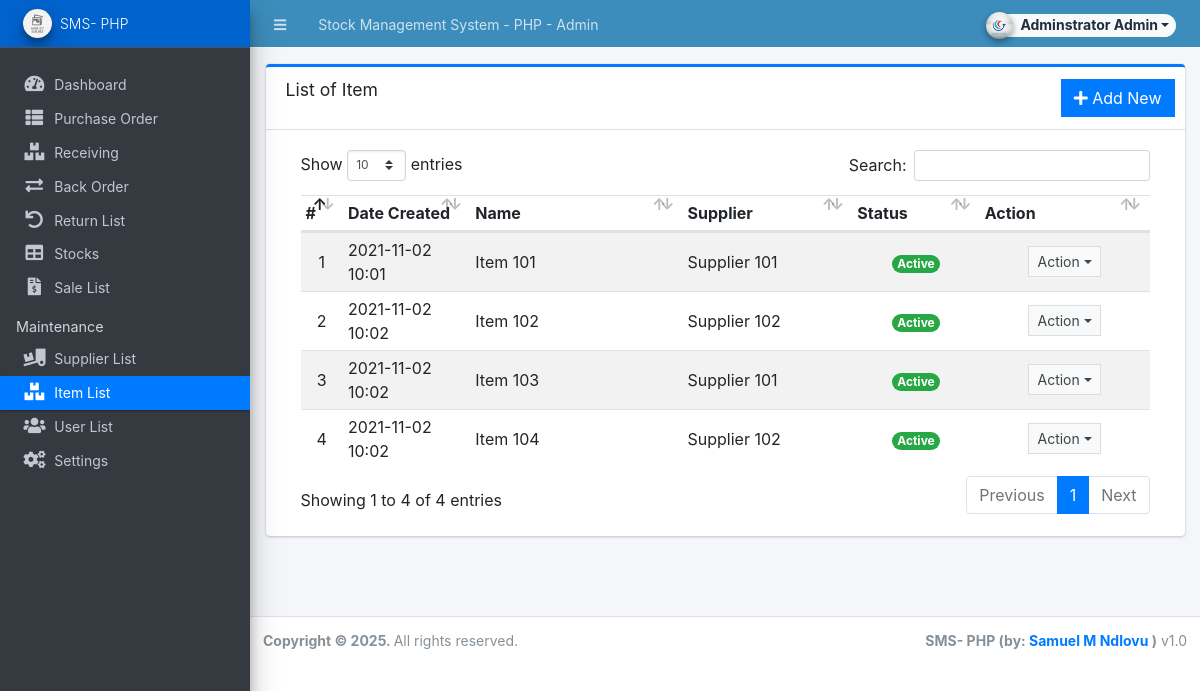
Page /admin/?page=maintenance/item (signed in) on the earlier database version.
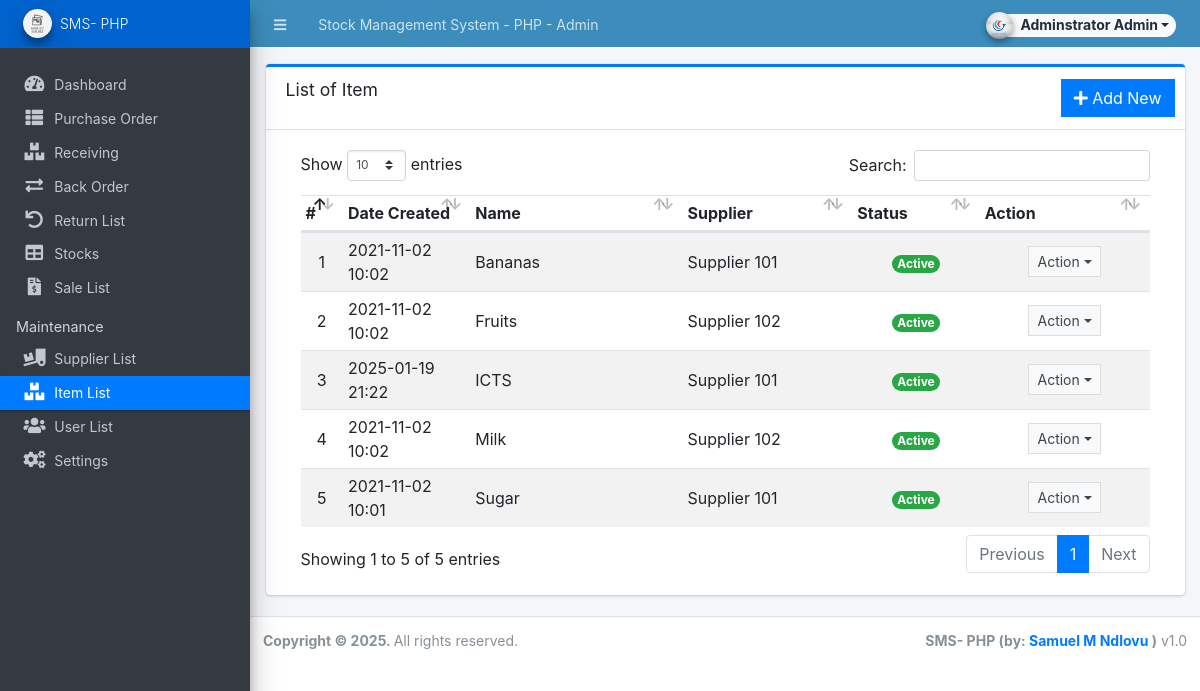
Same page on the later database version.
### tables this page shows
CREATE TABLE `item_list` (
  `id` int(30) NOT NULL,
  `name` text NOT NULL,
  `description` text NOT NULL,
  `supplier_id` int(30) NOT NULL,
  `cost` float NOT NULL DEFAULT 0,
  `sell_price` float NOT NULL DEFAULT 0,
  `status` tinyint(1) NOT NULL DEFAULT 1,
  `date_created` datetime NOT NULL DEFAULT current_timestamp(),
  `date_updated` datetime NOT NULL DEFAULT current_timestamp() ON UPDATE current_timestamp()
);

CREATE TABLE `supplier_list` (
  `id` int(30) NOT NULL,
  `name` text NOT NULL,
  `address` text NOT NULL,
  `cperson` text NOT NULL,
  `contact` text NOT NULL,
  `status` tinyint(1) NOT NULL DEFAULT 1,
  `date_created` datetime NOT NULL DEFAULT current_timestamp(),
  `date_updated` datetime NOT NULL DEFAULT current_timestamp() ON UPDATE current_timestamp()
);

### config.php (called while the page is built, shortened)
<?php
require_once('classes/DBConnection.php');
require_once('classes/SystemSettings.php');
function validate_image($file){
	if(!empty($file)){
        $ex = explode('?',$file);
        $file = $ex[0];
        $param =  isset($ex[1]) ? '?'.$ex[1]  : '';
		if(is_file(base_app.$file)){
			return base_url.$file.$param;
		}else{
			return base_url.'dist/img/no-image-available.png';
		}
	}else{
		return base_url.'dist/img/no-image-available.png';
	}
}
function isMobileDevice(){
    $aMobileUA = array(
        '/iphone/i' => 'iPhone',
        '/ipod/i' => 'iPod',
        '/ipad/i' => 'iPad',
        '/android/i' => 'Android',
        '/blackberry/i' => 'BlackBerry',
        '/webos/i' => 'Mobile'
    );
    return false;
}
?>

### classes/DBConnection.php (called while the page is built, shortened)
<?php
class DBConnection{
    private $host = DB_SERVER;
    private $username = DB_USERNAME;
    private $password = DB_PASSWORD;
    private $database = DB_NAME;
    public $conn;
    public function __construct(){
        if (!isset($this->conn)) {
            $this->conn = new mysqli($this->host, $this->username, $this->password, $this->database);
        }
    }
}
?>

### classes/SystemSettings.php (called while the page is built, shortened)
<?php
class SystemSettings extends DBConnection{
	function userdata($field = ''){
		if(!empty($field)){
			if(isset($_SESSION['userdata'][$field]))
				return $_SESSION['userdata'][$field];
			else
				return null;
		}else{
			return false;
		}
	}
	function info($field=''){
		if(!empty($field)){
			if(isset($_SESSION['system_info'][$field]))
				return $_SESSION['system_info'][$field];
			else
				return false;
		}else{
			return false;
		}
	}
}
$_settings = new SystemSettings();
?>

### admin/maintenance/item.php (the view, shortened to what this page needs)
<div class="card card-outline card-primary">
	<div class="card-header">
		<h3 class="card-title">List of Item</h3>
		<div class="card-tools">
			<a href="javascript:void(0)" id="create_new" class="btn btn-flat btn-primary"><span class="fas fa-plus"></span>  Add New</a>
		</div>
	</div>
	<div class="card-body">
		<div class="container-fluid">
        <div class="container-fluid">
			<table class="table table-hovered table-striped">
				<colgroup>
					<col width="5%">
					<col width="15%">
					<col width="25%">
					<col width="20%">
					<col width="15%">
					<col width="20%">
				</colgroup>
				<thead>
					<tr>
						<th>#</th>
						<th>Date Created</th>
						<th>Name</th>
						<th>Supplier</th>
						<th>Status</th>
						<th>Action</th>
					</tr>
				</thead>
				<tbody>
					<?php
					$i = 1;
						$qry = $conn->query("SELECT i.*,s.name as supplier from `item_list` i inner join supplier_list s on i.supplier_id = s.id order by i.name asc,s.name asc ");
						while($row = $qry->fetch_assoc()):
					?>
						<tr>
							<td class="text-center"><?php echo $i++; ?></td>
							<td><?php echo date("Y-m-d H:i",strtotime($row['date_created'])) ?></td>
							<td><?php echo $row['name'] ?></td>
							<td><?php echo $row['supplier'] ?></td>
							<td class="text-center">
                                <?php if($row['status'] == 1): ?>
                                    <span class="badge badge-success rounded-pill">Active</span>
                                <?php else: ?>
                                    <span class="badge badge-danger rounded-pill">Inactive</span>
                                <?php endif; ?>
                            </td>
							<td align="center">
								 <button type="button" class="btn btn-flat btn-default btn-sm dropdown-toggle dropdown-icon" data-toggle="dropdown">
				                  		Action
				                  </button>
							</td>
						</tr>
					<?php endwhile; ?>
				</tbody>
			</table>
		</div>
		</div>
	</div>
</div>

### admin/index.php (shortened to what this page needs)
<?php require_once('../config.php'); ?>
 <!DOCTYPE html>
<html lang="en" class="" style="height: auto;">
<?php require_once('inc/header.php') ?>
  <body class="sidebar-mini layout-fixed control-sidebar-slide-open layout-navbar-fixed sidebar-mini-md sidebar-mini-xs" data-new-gr-c-s-check-loaded="14.991.0" data-gr-ext-installed="" style="height: auto;">
    <div class="wrapper">
     <?php require_once('inc/topBarNav.php') ?>
     <?php require_once('inc/navigation.php') ?>
     <?php $page = isset($_GET['page']) ? $_GET['page'] : 'home';  ?>
      <div class="content-wrapper pt-3" style="min-height: 567.854px;">
        <section class="content ">
          <div class="container-fluid">
            <?php
              if(!file_exists($page.".php") && !is_dir($page)){
                  include '404.html';
              }else{
                if(is_dir($page))
                  include $page.'/index.php';
                else
                  include $page.'.php';
              }
            ?>
          </div>
        </section>
      </div>
      <?php require_once('inc/footer.php') ?>
  </body>
</html>

### admin/inc/header.php (shortened to what this page needs)
<head>
    <link rel="stylesheet" href="<?php echo base_url ?>plugins/fontawesome-free/css/all.min.css">
    <link rel="stylesheet" href="<?php echo base_url ?>plugins/tempusdominus-bootstrap-4/css/tempusdominus-bootstrap-4.min.css">
  <link rel="stylesheet" href="<?php echo base_url ?>plugins/datatables-bs4/css/dataTables.bootstrap4.min.css">
  <link rel="stylesheet" href="<?php echo base_url ?>plugins/datatables-responsive/css/responsive.bootstrap4.min.css">
  <link rel="stylesheet" href="<?php echo base_url ?>plugins/datatables-buttons/css/buttons.bootstrap4.min.css">
  <link rel="stylesheet" href="<?php echo base_url ?>plugins/select2/css/select2.min.css">
  <link rel="stylesheet" href="<?php echo base_url ?>plugins/select2-bootstrap4-theme/select2-bootstrap4.min.css">
    <link rel="stylesheet" href="<?php echo base_url ?>plugins/icheck-bootstrap/icheck-bootstrap.min.css">
    <link rel="stylesheet" href="<?php echo base_url ?>plugins/jqvmap/jqvmap.min.css">
    <link rel="stylesheet" href="<?php echo base_url ?>dist/css/adminlte.css">
    <link rel="stylesheet" href="<?php echo base_url ?>dist/css/custom.css">
    <link rel="stylesheet" href="<?php echo base_url ?>plugins/overlayScrollbars/css/OverlayScrollbars.min.css">
    <link rel="stylesheet" href="<?php echo base_url ?>plugins/daterangepicker/daterangepicker.css">
    <link rel="stylesheet" href="<?php echo base_url ?>plugins/summernote/summernote-bs4.min.css">
  <link rel="stylesheet" href="<?php echo base_url ?>plugins/sweetalert2-theme-bootstrap-4/bootstrap-4.min.css">
  </head>

### admin/inc/topBarNav.php (shortened to what this page needs)
<nav class="main-header navbar navbar-expand navbar-dark border border-light border-top-0  border-left-0 border-right-0 navbar-light text-sm bg-lightblue">
  <ul class="navbar-nav">
    <li class="nav-item">
    <a class="nav-link" data-widget="pushmenu" href="#" role="button"><i class="fas fa-bars"></i></a>
    </li>
    <li class="nav-item d-none d-sm-inline-block">
      <a href="<?php echo base_url ?>" class="nav-link"><?php echo (!isMobileDevice()) ? $_settings->info('name'):$_settings->info('short_name'); ?> - Admin</a>
    </li>
  </ul>
  <ul class="navbar-nav ml-auto">
    <li class="nav-item">
      <div class="btn-group nav-link">
            <button type="button" class="btn btn-rounded badge badge-light dropdown-toggle dropdown-icon" data-toggle="dropdown">
              <span><img src="<?php echo validate_image($_settings->userdata('avatar')) ?>" class="img-circle elevation-2 user-img" alt="User Image"></span>
              <span class="ml-3"><?php echo ucwords($_settings->userdata('firstname').' '.$_settings->userdata('lastname')) ?></span>
            </button>
        </div>
    </li>
  </ul>
</nav>

### admin/inc/navigation.php (shortened to what this page needs)
<aside class="main-sidebar sidebar-dark-primary elevation-4 sidebar-no-expand">
  <a href="<?php echo base_url ?>admin" class="brand-link bg-primary text-sm">
  <img src="<?php echo validate_image($_settings->info('logo'))?>" alt="Store Logo" class="brand-image img-circle elevation-3 bg-black" style="width: 1.8rem;height: 1.8rem;max-height: unset">
  <span class="brand-text font-weight-light"><?php echo $_settings->info('short_name') ?></span>
  </a>
  <div class="sidebar os-host os-theme-light os-host-overflow os-host-overflow-y os-host-resize-disabled os-host-transition os-host-scrollbar-horizontal-hidden">
    <div class="os-content-glue" style="margin: 0px -8px; width: 249px; height: 646px;"></div>
    <div class="os-padding">
      <div class="os-viewport os-viewport-native-scrollbars-invisible" style="overflow-y: scroll;">
        <div class="os-content" style="padding: 0px 8px; height: 100%; width: 100%;">
          <nav class="mt-4">
             <ul class="nav nav-pills nav-sidebar flex-column text-sm nav-compact nav-flat nav-child-indent nav-collapse-hide-child" data-widget="treeview" role="menu" data-accordion="false">
              <li class="nav-item dropdown">
                <a href="./" class="nav-link nav-home">
                  <i class="nav-icon fas fa-tachometer-alt"></i>
                  <p>
                    Dashboard
                  </p>
                </a>
              </li>
              <li class="nav-item">
                <a href="<?php echo base_url ?>admin/?page=purchase_order" class="nav-link nav-purchase_order">
                  <i class="nav-icon fas fa-th-list"></i>
                  <p>
                    Purchase Order
                  </p>
                </a>
              </li>
              <li class="nav-item">
                <a href="<?php echo base_url ?>admin/?page=receiving" class="nav-link nav-receiving">
                  <i class="nav-icon fas fa-boxes"></i>
                  <p>
                    Receiving
                  </p>
                </a>
              </li>
              <li class="nav-item">
                <a href="<?php echo base_url ?>admin/?page=back_order" class="nav-link nav-back_order">
                  <i class="nav-icon fas fa-exchange-alt"></i>
                  <p>
                    Back Order
                  </p>
                </a>
              </li>
              <li class="nav-item">
                <a href="<?php echo base_url ?>admin/?page=return" class="nav-link nav-return">
                  <i class="nav-icon fas fa-undo"></i>
                  <p>
                    Return List
                  </p>
                </a>
              </li>
              <li class="nav-item">
                <a href="<?php echo base_url ?>admin/?page=stocks" class="nav-link nav-stocks">
                  <i class="nav-icon fas fa-table"></i>
                  <p>
                    Stocks
                  </p>
                </a>
              </li>
              <li class="nav-item">
                <a href="<?php echo base_url ?>admin/?page=sales" class="nav-link nav-sales">
                  <i class="nav-icon fas fa-file-invoice-dollar"></i>
                  <p>
                    Sale List
                  </p>
                </a>
              </li>
              <?php if($_settings->userdata('type') == 1): ?>
              <li class="nav-header">Maintenance</li>
              <li class="nav-item dropdown">
                <a href="<?php echo base_url ?>admin/?page=maintenance/supplier" class="nav-link nav-maintenance_supplier">
                  <i class="nav-icon fas fa-truck-loading"></i>
                  <p>
                    Supplier List
                  </p>
                </a>
              </li>
              <li class="nav-item dropdown">
                <a href="<?php echo base_url ?>admin/?page=maintenance/item" class="nav-link nav-maintenance_item">
                  <i class="nav-icon fas fa-boxes"></i>
                  <p>
                    Item List
                  </p>
                </a>
              </li>
              <li class="nav-item dropdown">
                <a href="<?php echo base_url ?>admin/?page=user/list" class="nav-link nav-user_list">
                  <i class="nav-icon fas fa-users"></i>
                  <p>
                    User List
                  </p>
                </a>
              </li>
              <li class="nav-item dropdown">
                <a href="<?php echo base_url ?>admin/?page=system_info" class="nav-link nav-system_info">
                  <i class="nav-icon fas fa-cogs"></i>
                  <p>
                    Settings
                  </p>
                </a>
              </li>
              <?php endif; ?>
            </ul>
          </nav>
        </div>
      </div>
    </div>
  </div>
</aside>

### admin/inc/footer.php (shortened to what this page needs)
<footer class="main-footer text-sm">
        <strong>Copyright © <?php echo date('Y') ?>.
        </strong>
        All rights reserved.
        <div class="float-right d-none d-sm-inline-block">
          <b><?php echo $_settings->info('short_name') ?> (by: <a href="mailto:samuelmndlovu2203@gmail.com" target="blank">Samuel M Ndlovu</a> )</b> v1.0
        </div>
      </footer>
    </div>

### admin/inc/topBarNav.php (style rules this page uses)
.user-img { position: absolute; height: 27px; width: 27px; object-fit: cover; left: -7%; top: -12%; }
.btn-rounded { border-radius: 50px; }

Differences in the rows shown:
changed item_list: name "Item 103" → "Bananas"
changed item_list: name "Item 104" → "Fruits"
added item_list: date_created "2025-01-19 21:22", name "ICTS", supplier.name "Supplier 101", status "Active"
changed item_list: name "Item 102" → "Milk"; moves down the list
changed item_list: name "Item 101" → "Sugar"; moves down the list
Other differences:
text written by a page script: "Show entries Search: Showing 1 to 4 of 4 entries Previous 1 Next" → "Show entries Search: Showing 1 to 5 of 5 entries Previous 1 Next"
